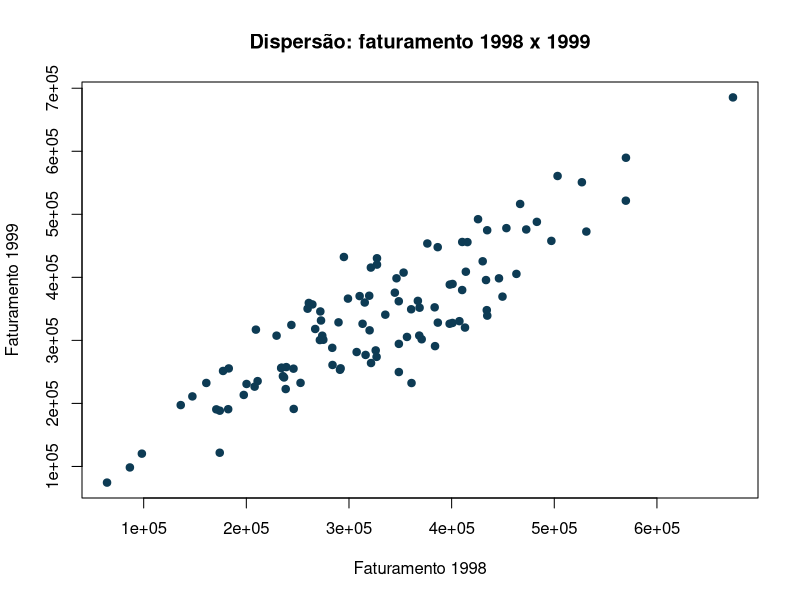
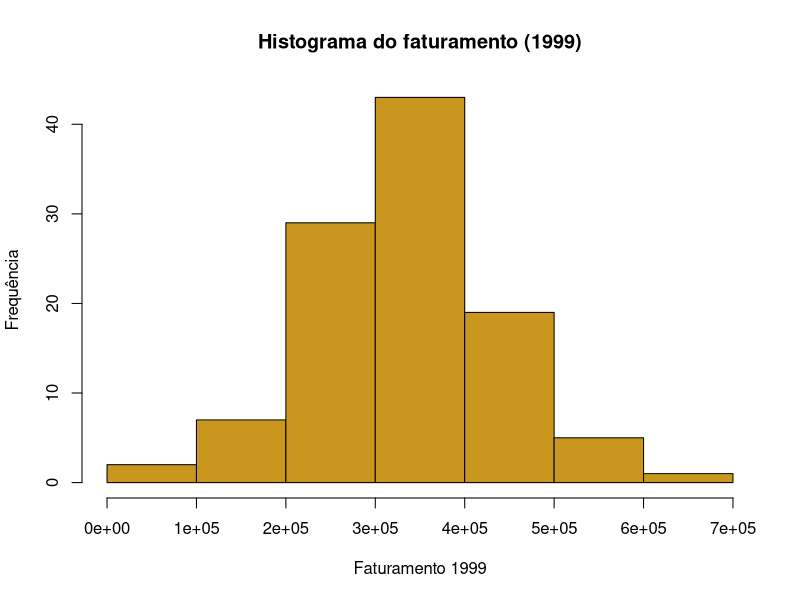
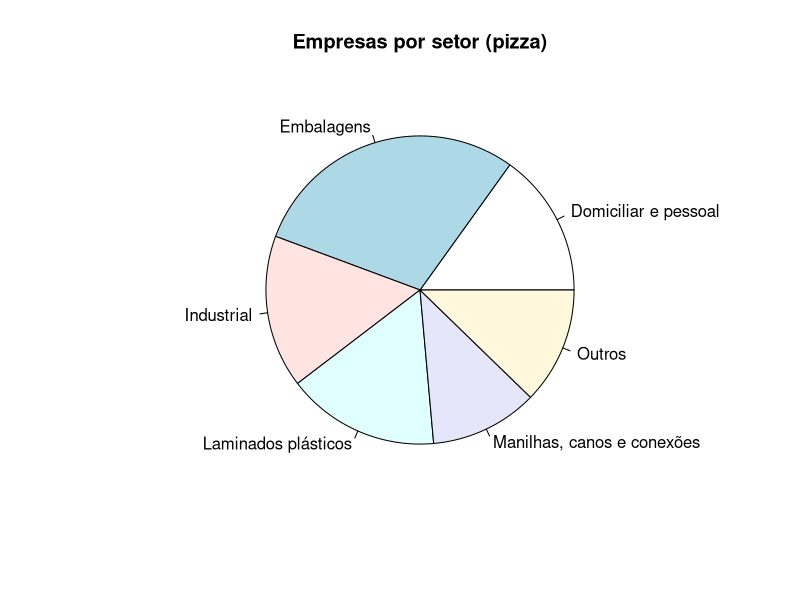
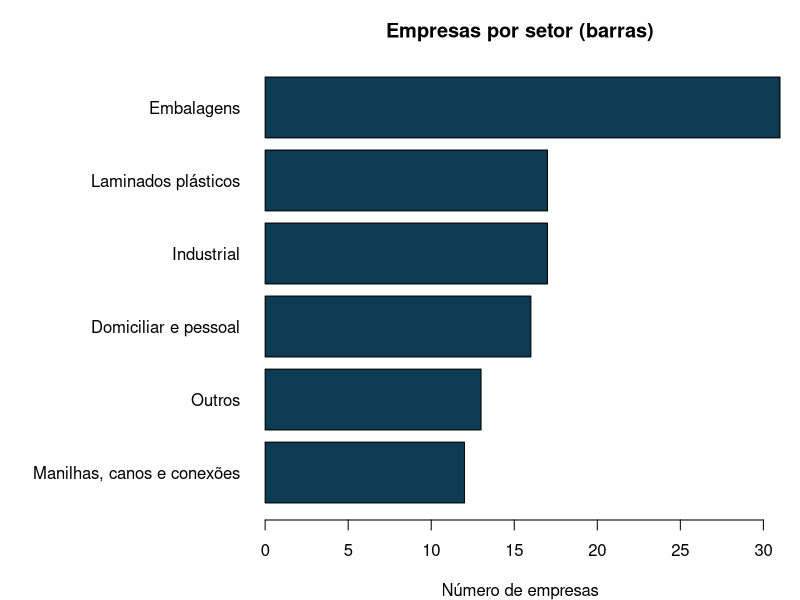

Generate these figures, in order, with R:
## ---- chunk 1
knitr::opts_chunk$set(echo = TRUE, warning = FALSE, message = FALSE, fig.align = "center")
suppressPackageStartupMessages(library(tidyverse))
empresas <- read_csv("data/empresas.csv", show_col_types = FALSE)
## ---- chunk 2
2 + 2
(10 - 4) / 3
2^10
sqrt(81)
round(exp(1), 4)
## ---- chunk 3
empresas <- read_csv("data/empresas.csv", show_col_types = FALSE)
glimpse(empresas)
## ---- chunk 4
cv <- function(x) {
  100 * sd(x) / mean(x)
}
cv(empresas$faturamento99)
## ---- chunk 5
for (i in 1:5) {
  print(i^2)
}
## ---- chunk 6
set.seed(42)
runif(5, min = 0, max = 1)     # 5 valores Uniforme(0,1)
rnorm(5, mean = 0, sd = 1)     # 5 valores Normal(0,1)
sample(1:6, size = 3)          # sorteia 3 números de 1 a 6, sem repetir
## ---- chunk 7
plot(empresas$faturamento98, empresas$faturamento99,
     xlab = "Faturamento 1998", ylab = "Faturamento 1999",
     main = "Dispersão: faturamento 1998 x 1999", pch = 19, col = "#0d3b54")
## ---- chunk 8
hist(empresas$faturamento99,
     main = "Histograma do faturamento (1999)",
     xlab = "Faturamento 1999", ylab = "Frequência", col = "#c9971e")
## ---- chunk 9
setor_freq <- table(trimws(empresas$setor))
pie(setor_freq, main = "Empresas por setor (pizza)")
## ---- chunk 10
par(mar = c(4, 13, 3, 1))              # margem esquerda larga para os nomes
barplot(sort(setor_freq), horiz = TRUE, las = 1,
        main = "Empresas por setor (barras)",
        xlab = "Número de empresas", col = "#0d3b54")
